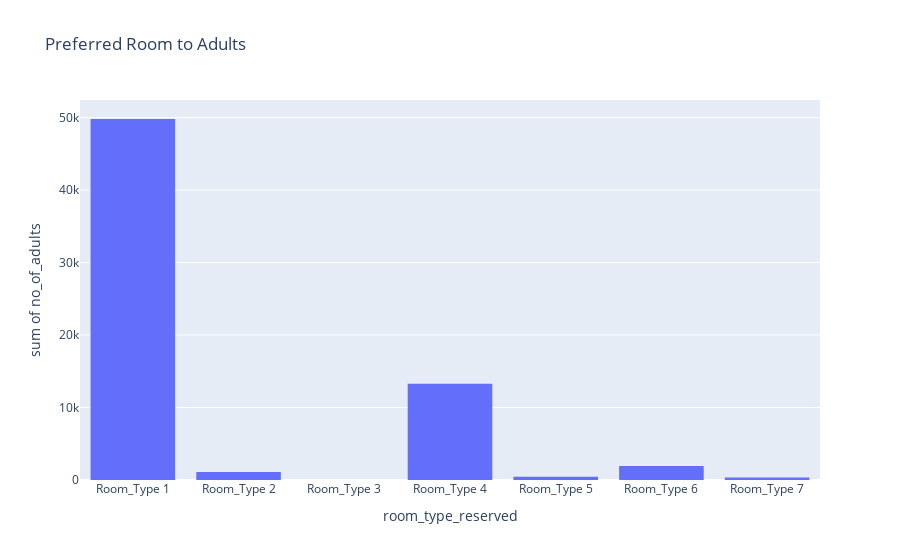

The notebook cell saved with this chart:
### Code cell
px.histogram(data_frame=adults, y='no_of_adults', x='room_type_reserved', title='Preferred Room to Adults')

### Figure 1 — Plotly figure (JSON) as saved in the notebook; plotly's stock layout.template omitted (floating-point values rounded to 4 significant figures)
{"data": [{"bingroup": "x", "histfunc": "sum", "hovertemplate": "room_type_reserved=%{x}<br>sum of no_of_adults=%{y}<extra></extra>", "legendgroup": "", "marker": {"color": "#636efa", "pattern": {"shape": ""}}, "name": "", "orientation": "v", "showlegend": false, "type": "histogram", "x": ["Room_Type 1", "Room_Type 2", "Room_Type 3", "Room_Type 4", "Room_Type 5", "Room_Type 6", "Room_Type 7"], "xaxis": "x", "y": [49799, 1093, 11, 13280, 461, 1927, 355], "yaxis": "y"}], "layout": {"barmode": "relative", "legend": {"tracegroupgap": 0}, "title": {"text": "Preferred Room to Adults"}, "xaxis": {"anchor": "y", "domain": [0, 1], "title": {"text": "room_type_reserved"}}, "yaxis": {"anchor": "x", "domain": [0, 1], "title": {"text": "sum of no_of_adults"}}}}
